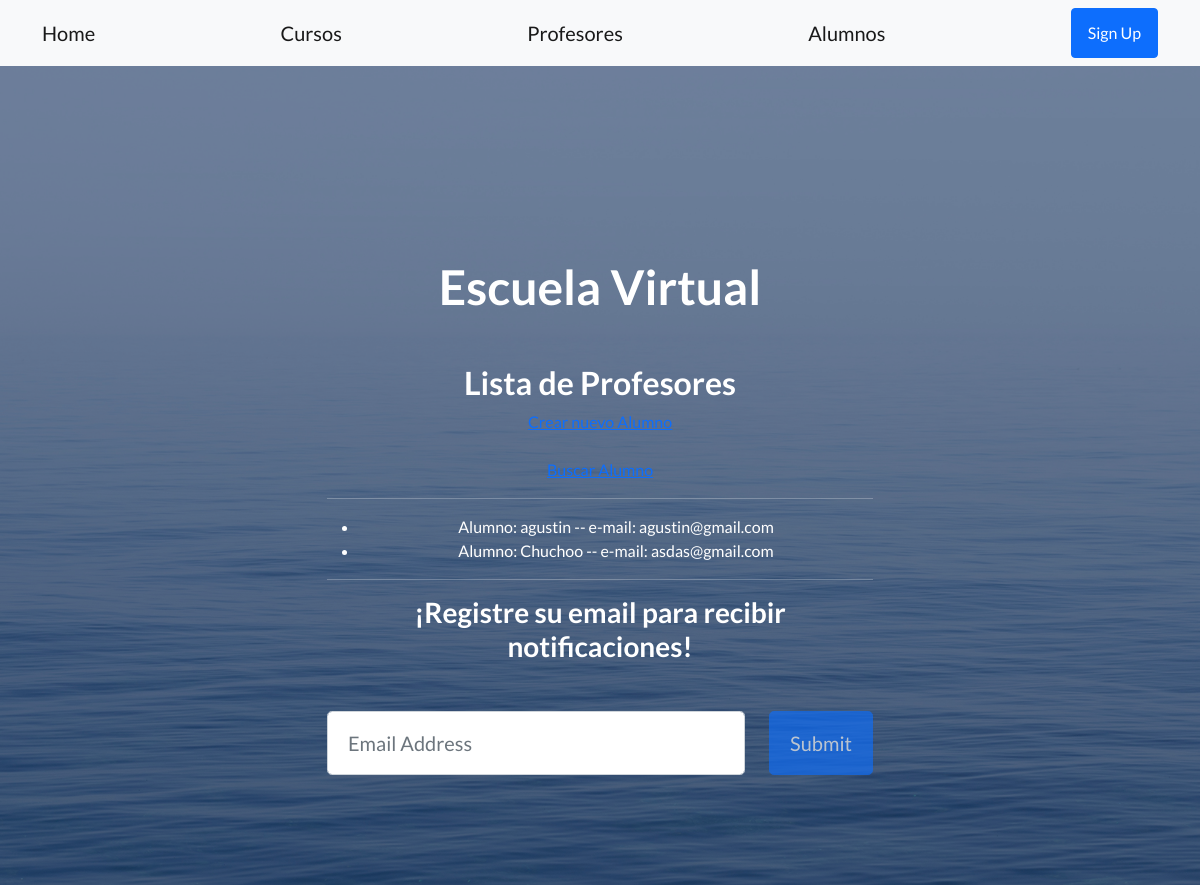
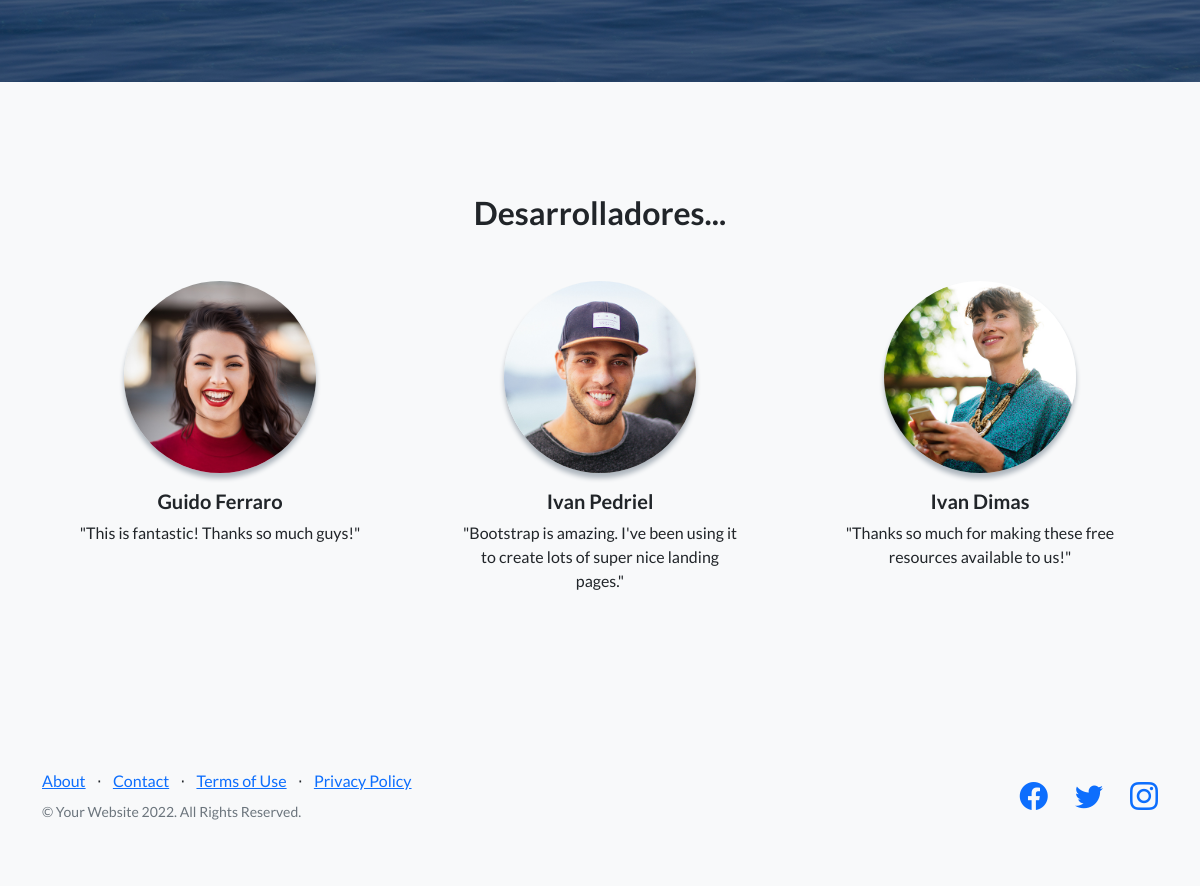
Screenshot of /alumnos/ with the database file from the repository (2 pictures, top to bottom).
### App1/models.py (models this page shows)
class Alumno(models.Model):
    name = models.CharField(max_length=20)
    born = models.DateField()
    email = models.EmailField()

### App1/views.py (the view)
# urls.py: path('alumnos/', views.alumnos, name ='Alumnos'),
def alumnos(request):
    alumnos = Alumno.objects.all()
    context_dict = {
        'alumnos': alumnos
    }
    return render(request, 'App1/alumnos.html',context_dict)

### App1/templates/App1/alumnos.html
{% extends "App1/index.html" %}
{% load static %}
{% block contenidoQueCambia %}
<h2>Lista de Profesores</h2>
<a class="card_custom" href="{% url 'Alumnos_form' %}">Crear nuevo Alumno</a>
<br></br>
<a class="card_custom" href="#!">Buscar Alumno</a>
<hr></hr>
<ul>
    {% for a in alumnos %}
        <li>
            Alumno: {{a.name}}
            -- e-mail: {{a.email}}
        </li>
    {% endfor %}
</ul>
<hr></hr>
{% endblock %}

### rows the page displays
Alumno: name "agustin", email "agustin@gmail.com"
Alumno: name "Chuchoo", email "asdas@gmail.com"
